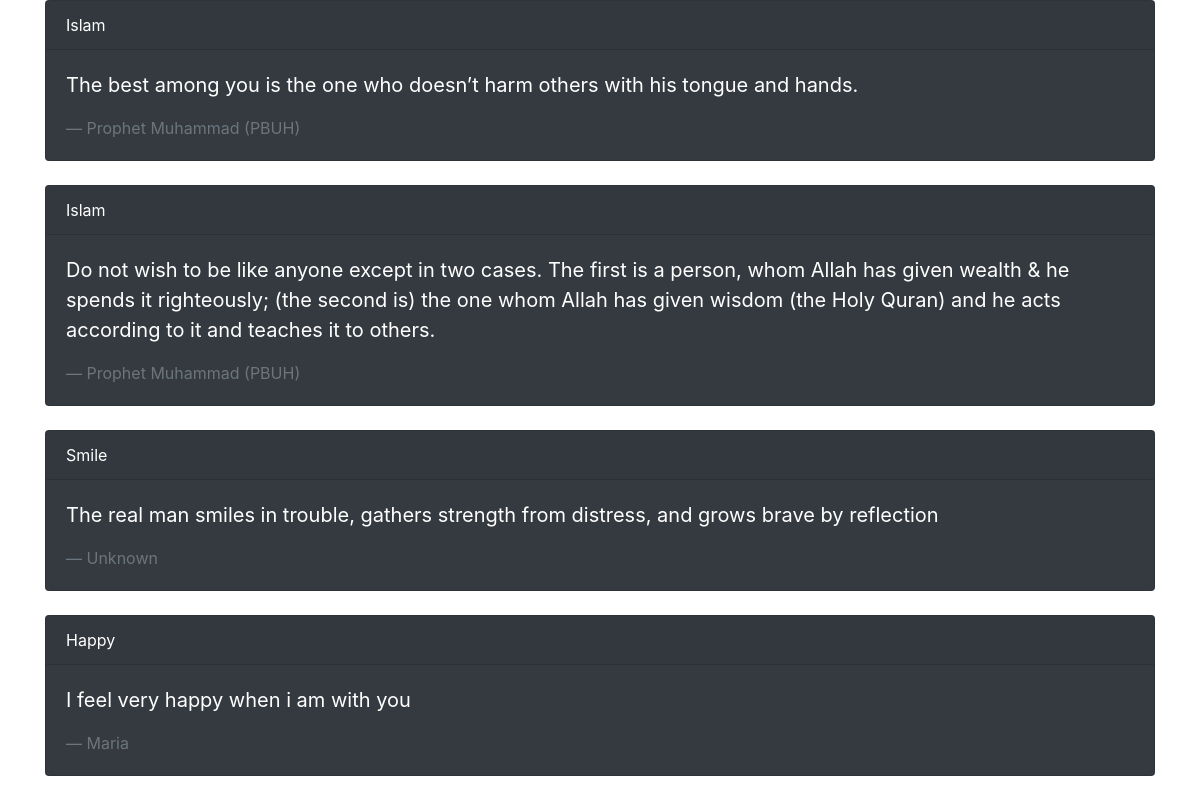
The page / on the database its author committed.
### quotes/models.py (models this page shows, shortened)
class Quote(models.Model):
    quote = models.TextField()
    author = models.CharField(max_length=200)
    quote_category = models.ForeignKey(
        'QuoteCategory',
        on_delete = models.CASCADE
    )

class QuoteCategory(models.Model):
    title = models.CharField(max_length=50)

### quotes/views.py (the view)
# urls.py: path('', views.HomeView.as_view(), name="home")
class HomeView(ListView):
    template_name = "home.html"
    model = Quote
    def get_queryset(self):
        query_set = super().get_queryset()
        return query_set.select_related
        ('quote_category')

### templates/home.html
{% extends "base.html" %}
{% block body %}
<div class="container">
        {% for quote in object_list %}
        <div class="card text-white bg-dark">
        <div class="card-header">
        {{ quote.quote_category.title }}
        </div>
        <div class="card-body">
        <blockquote class="blockquote mb-0">
        <p>{{ quote.quote }}</p>
        <footer class="blockquote-footer">{{ quote.author }}</footer>
        </blockquote>
        </div>
        </div>
        <br>
        {% endfor %}
</div>
{% endblock %}

### templates/base.html (shortened to what this page needs)
<!DOCTYPE HTML>
<html>
    <head>
        <link rel="stylesheet" href="https://cdn.jsdelivr.net/npm/bootstrap@4.5.3/dist/css/bootstrap.min.css">
    </head>
    <body>
        {% block body %}
        {% endblock body %}
    </body>
</html>

### rows shown on the page
Quote: quote_category "Islam", quote "The best among you is the one who doesn’t harm others with his tongue and hands.", author "Prophet Muhammad (PBUH)"
Quote: quote_category "Islam", quote "Do not wish to be like anyone except in two cases. The first is a person, whom Allah has given wealth & he spends it righteously; (the second is) the one whom Allah has given wisdom (the Holy Quran) and he acts according to it and teaches it to others.", author "Prophet Muhammad (PBUH)"
Quote: quote_category "Smile", quote "The real man smiles in trouble, gathers strength from distress, and grows brave by reflection", author "Unknown"
Quote: quote_category "Happy", quote "I feel very happy when i am with you", author "Maria"
